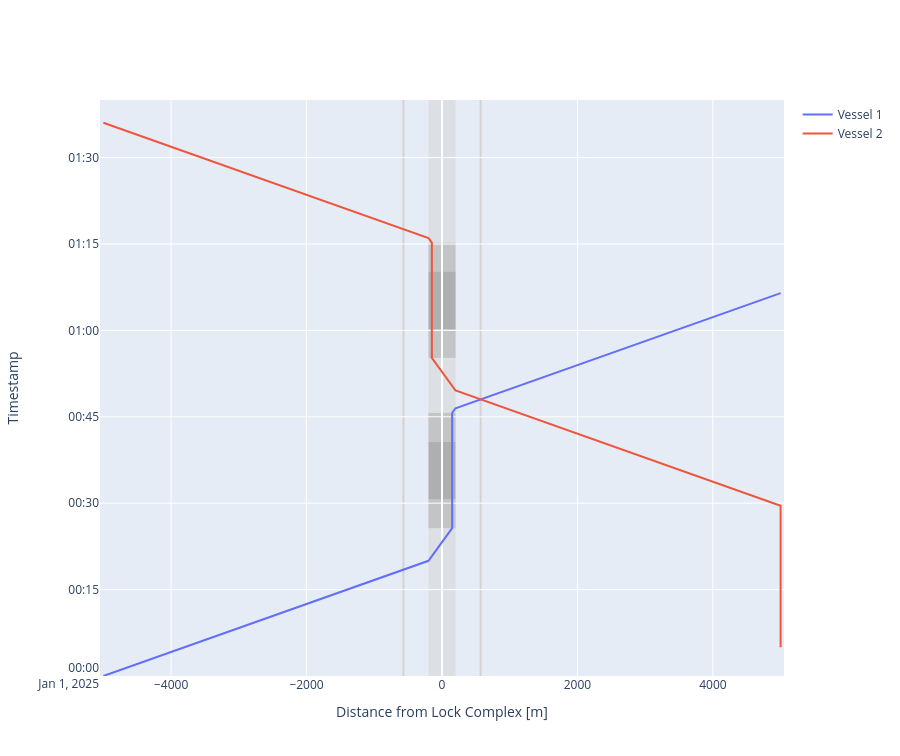

This figure's notebook cell:
### Markdown cell above
##### Time-distance diagram
Lock chambers also have time-distance diagram plots, in which we can inspect the trajectories of the vessels and the lock chamber operation phases. We can now better understand why waiting time emerged for the second vessel. Vessels pass at 300 meters from the lock (by default).

### Code cell
def cm_to_pixels(cm):
    return cm * 37.8 # Set figure height to 10 cmfig.update_layout(height=cm_to_pixels(10))

# We can plot the time-distance diagram
fig = lock_chamber.plot(xlimmin = -5050, 
                        xlimmax = 5050, 
                        ylimmin = datetime.datetime(2025, 1, 1, 0, 0, 0),
                        ylimmax = datetime.datetime(2025, 1, 1, 1, 40, 0),
                        method='Plotly')

fig.update_layout(height=cm_to_pixels(20))

### Figure 1 — Plotly figure (JSON) as saved in the notebook; plotly's stock layout.template omitted (floating-point values rounded to 4 significant figures)
{"data": [{"mode": "lines", "name": "Vessel 1", "type": "scatter", "x": [-5000.0, -5000.0, -200.0, -200.0, 150.0, 150.0, 150.0, 150.0, 150.0, 150.0, 150.0, 150.0, 200.0, 200.0, 570.0, 5000.0], "xaxis": "x", "y": ["2025-01-01T00:00:00", "2025-01-01T00:00:00", "2025-01-01T00:20:00", "2025-01-01T00:20:00", "2025-01-01T00:25:40.172786", "2025-01-01T00:25:40.172786", "2025-01-01T00:30:40.172786", "2025-01-01T00:30:40.172786", "2025-01-01T00:40:40.172786", "2025-01-01T00:40:40.172786", "2025-01-01T00:45:40.172786", "2025-01-01T00:45:40.172786", "2025-01-01T00:46:28.768899", "2025-01-01T00:46:28.768899", "2025-01-01T00:48:01.268899", "2025-01-01T01:06:28.768899"], "yaxis": "y"}, {"mode": "lines", "name": "Vessel 2", "type": "scatter", "x": [5000.0, 5000.0, 5000.0, 5000.0, 200.0, 200.0, -150.0, -150.0, -150.0, -150.0, -150.0, -150.0, -150.0, -150.0, -200.0, -200.0, -570.0, -5000.0], "xaxis": "x", "y": ["2025-01-01T00:05:00", "2025-01-01T00:05:00", "2025-01-01T00:29:33.768898", "2025-01-01T00:29:33.768898", "2025-01-01T00:49:33.768898", "2025-01-01T00:49:33.768898", "2025-01-01T00:55:13.941684", "2025-01-01T00:55:13.941685", "2025-01-01T01:00:13.941685", "2025-01-01T01:00:13.941685", "2025-01-01T01:10:13.941685", "2025-01-01T01:10:13.941685", "2025-01-01T01:15:13.941685", "2025-01-01T01:15:13.941685", "2025-01-01T01:16:02.537797", "2025-01-01T01:16:02.537797", "2025-01-01T01:17:35.037797", "2025-01-01T01:36:02.537797"], "yaxis": "y"}], "layout": {"height": 756, "shapes": [{"fillcolor": "lightgrey", "layer": "below", "line": {"width": 0}, "name": "Lock Geometry", "opacity": 0.5, "type": "rect", "x0": -200, "x1": 200, "y0": "2025-01-01T00:00:00", "y1": "2025-01-01T01:40:00"}, {"fillcolor": "darkgrey", "layer": "below", "line": {"width": 0}, "name": "Lock gate closing", "opacity": 0.5, "type": "rect", "x0": -200, "x1": 200, "xref": "x", "y0": "2025-01-01T00:25:40.172786", "y1": "2025-01-01T00:30:40.172786", "yref": "y"}, {"fillcolor": "grey", "layer": "below", "line": {"width": 0}, "name": "Lock levelling", "opacity": 0.5, "type": "rect", "x0": -200, "x1": 200, "xref": "x", "y0": "2025-01-01T00:30:40.172786", "y1": "2025-01-01T00:40:40.172786", "yref": "y"}, {"fillcolor": "darkgrey", "layer": "below", "line": {"width": 0}, "name": "Lock gate opening", "opacity": 0.5, "type": "rect", "x0": -200, "x1": 200, "xref": "x", "y0": "2025-01-01T00:40:40.172786", "y1": "2025-01-01T00:45:40.172786", "yref": "y"}, {"fillcolor": "darkgrey", "layer": "below", "line": {"width": 0}, "name": "Lock gate closing", "opacity": 0.5, "type": "rect", "x0": -200, "x1": 200, "xref": "x", "y0": "2025-01-01T00:55:13.941685", "y1": "2025-01-01T01:00:13.941685", "yref": "y"}, {"fillcolor": "grey", "layer": "below", "line": {"width": 0}, "name": "Lock levelling", "opacity": 0.5, "type": "rect", "x0": -200, "x1": 200, "xref": "x", "y0": "2025-01-01T01:00:13.941685", "y1": "2025-01-01T01:10:13.941685", "yref": "y"}, {"fillcolor": "darkgrey", "layer": "below", "line": {"width": 0}, "name": "Lock gate opening", "opacity": 0.5, "type": "rect", "x0": -200, "x1": 200, "xref": "x", "y0": "2025-01-01T01:10:13.941685", "y1": "2025-01-01T01:15:13.941685", "yref": "y"}, {"layer": "below", "line": {"color": "lightgrey"}, "type": "line", "x0": -570, "x1": -570, "xref": "x", "y0": 0, "y1": 1, "yref": "y domain"}, {"layer": "below", "line": {"color": "lightgrey"}, "type": "line", "x0": 570, "x1": 570, "xref": "x", "y0": 0, "y1": 1, "yref": "y domain"}], "showlegend": true, "xaxis": {"anchor": "y", "domain": [0, 1], "range": [-5050, 5050], "title": {"text": "Distance from Lock Complex [m]"}}, "yaxis": {"anchor": "x", "domain": [0, 1], "range": ["2025-01-01T00:00:00", "2025-01-01T01:40:00"], "title": {"text": "Timestamp"}}}}
